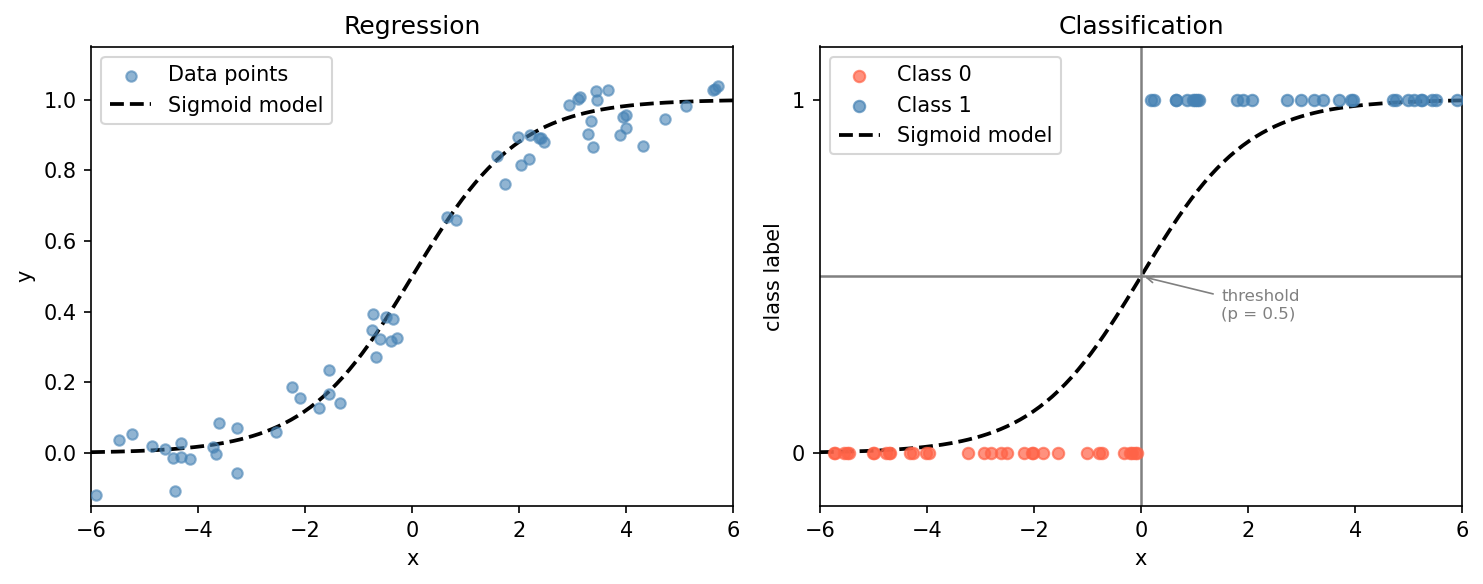

Python code for this plot:
import numpy as np
import matplotlib.pyplot as plt

rng = np.random.default_rng(42)

x = np.linspace(-6, 6, 200)
sigmoid = 1 / (1 + np.exp(-x))

# Regression data: sigmoid + noise, continuous targets
x_reg = rng.uniform(-6, 6, 60)
y_reg = np.clip(1 / (1 + np.exp(-x_reg)) + rng.normal(0, 0.07, 60), 0, 1)

# Classification data: same x, threshold at 0.5 -> binary labels
x_cls = rng.uniform(-6, 6, 60)
prob_cls = 1 / (1 + np.exp(-x_cls))
y_cls = (prob_cls > 0.5).astype(float)

threshold_x = 0.0   # sigmoid(0) = 0.5
threshold_y = 0.5

fig, axes = plt.subplots(1, 2, figsize=(10, 4), sharey=False)

# --- Left: Regression ---
ax = axes[0]
ax.scatter(x_reg, y_reg, alpha=0.6, color="steelblue", s=25, zorder=3, label="Data points")
ax.plot(x, sigmoid, "k--", linewidth=1.8, label="Sigmoid model")
ax.set_title("Regression")
ax.set_xlabel("x")
ax.set_ylabel("y")
ax.set_xlim(-6, 6)
ax.set_ylim(-0.15, 1.15)
ax.legend()

# --- Right: Classification ---
ax = axes[1]
ax.scatter(x_cls[y_cls == 0], y_cls[y_cls == 0], alpha=0.7, color="tomato",
           s=30, zorder=3, label="Class 0")
ax.scatter(x_cls[y_cls == 1], y_cls[y_cls == 1], alpha=0.7, color="steelblue",
           s=30, zorder=3, label="Class 1")
ax.plot(x, sigmoid, "k--", linewidth=1.8, label="Sigmoid model")

# Threshold crosshair
ax.axvline(threshold_x, color="gray", linewidth=1.2, linestyle="-")
ax.axhline(threshold_y, color="gray", linewidth=1.2, linestyle="-")
ax.annotate("threshold\n(p = 0.5)", xy=(threshold_x, threshold_y),
            xytext=(1.5, 0.38), fontsize=8, color="gray",
            arrowprops=dict(arrowstyle="->", color="gray", lw=0.8))

ax.set_title("Classification")
ax.set_xlabel("x")
ax.set_ylabel("class label")
ax.set_xlim(-6, 6)
ax.set_ylim(-0.15, 1.15)
ax.set_yticks([0, 1])
ax.legend()

fig.tight_layout()
plt.savefig("regression_vs_classification.png", dpi=150, bbox_inches="tight")
plt.show()
